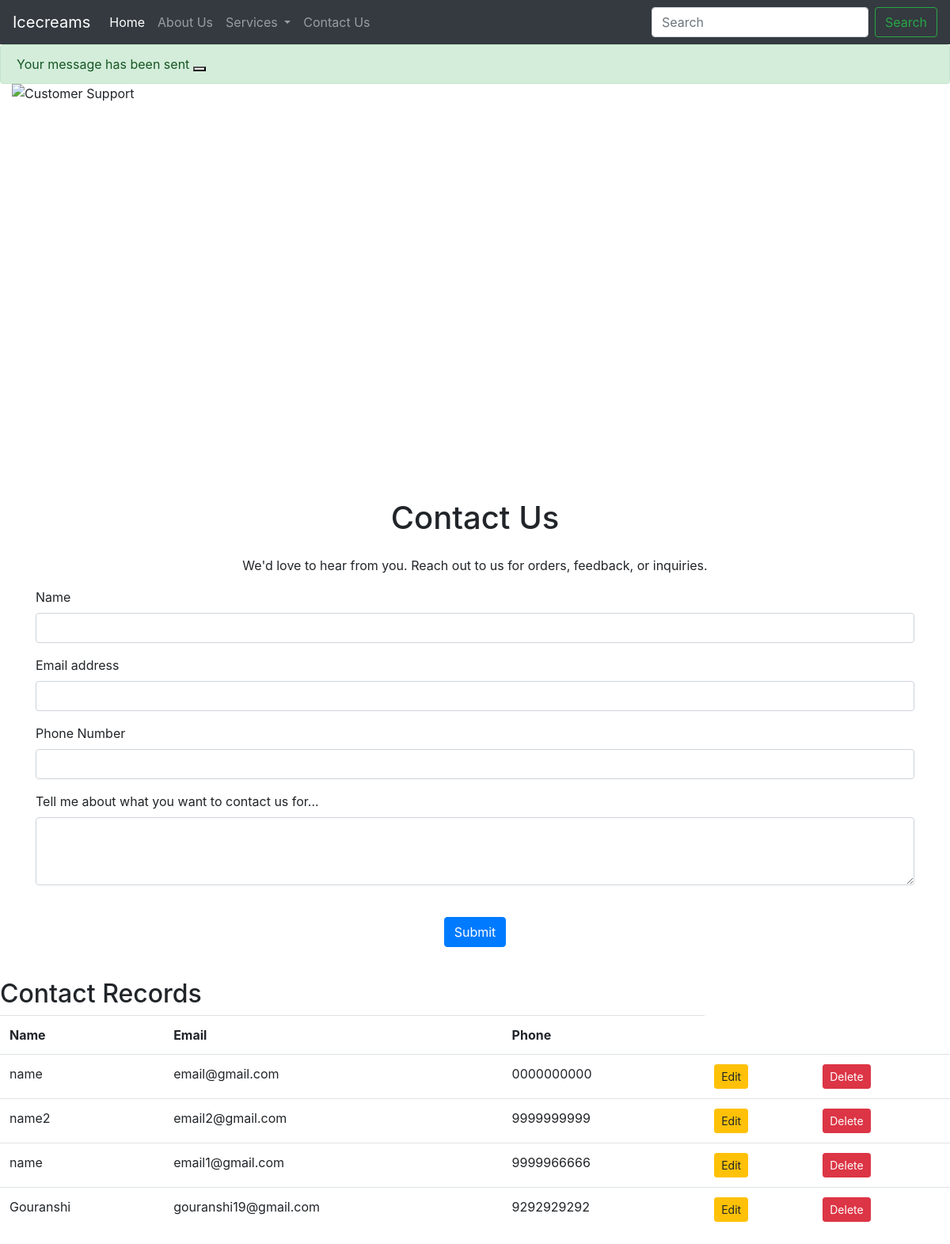
Before: /contact with the older database file.
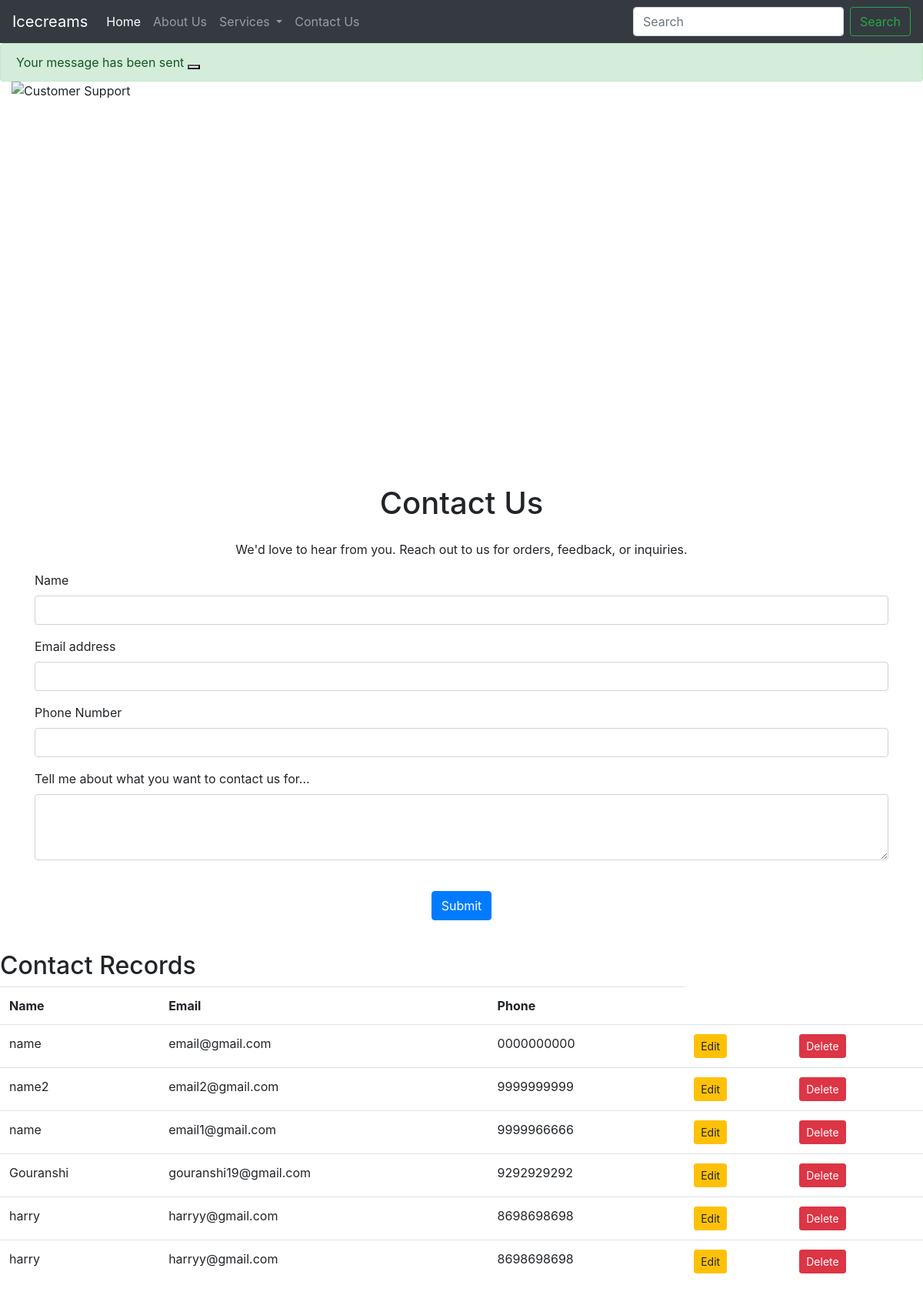
After: the same page with the newer database file.
### home/models.py (models this page shows, shortened)
class Contact(models.Model):
    name = models.CharField(max_length=122)
    email = models.CharField(max_length=122)
    phone = models.CharField(max_length=12)
    desc = models.TextField()
    date = models.DateField()

### home/views.py (the view, shortened to what this page needs)
# urls.py: path("contact", views.contact, name='contact'),
def contact(request):
    all_contacts = Contact.objects.all()
    messages.success(request, "Your message has been sent")
    return render(request, 'contact.html', {'contacts': all_contacts})

### templates/contact.html (shortened to what this page needs)
{% extends "base.html" %}
{% block body %}
<div class="container-fluid">
    <img src="https://images.unsplash.com/photo-1556740749-887f6717d7e4?auto=format&fit=crop&w=1600&q=80"
        class="d-block w-100" style="height:500px; object-fit:cover;" alt="Customer Support">
    <h1 class="text-center my-4">Contact Us</h1>
    <p class="text-center">
        We'd love to hear from you. Reach out to us for orders, feedback, or inquiries.
    </p>
</div>
<form method="post" action="/contact">
<div class="container">
    <div class="form-group">
        <label for="name">Name</label>
        <input type="text" class="form-control" id="name" name="name">
    </div>
    <div class="form-group">
        <label for="email">Email address</label>
        <input type="email" class="form-control" id="email" name="email">
    </div>
    <div class="form-group">
        <label for="phone">Phone Number</label>
        <input type="phone" class="form-control" id="phone" name="phone">
    </div>
    <div class="form-group">
        <label for="desc">Tell me about what you want to contact us for...</label>
        <textarea class="form-control" id="desc" name="desc" rows="3"></textarea>
    </div>
<p class="text-center"> <button class="btn btn-primary my-4">Submit</button> </p>
</div>
</form>
<h2>Contact Records</h2>
<table class="table">
    <tr>
        <th>Name</th>
        <th>Email</th>
        <th>Phone</th>
    </tr>
    {% for contact in contacts %}
    <tr>
        <td>{{ contact.name }}</td>
        <td>{{ contact.email }}</td>
        <td>{{ contact.phone }}</td>
        <td><a href="/update/{{contact.id}}" class="btn btn-sm btn-warning">Edit</a></td>
        <td>
        <a href="/delete/{{contact.id}}" class="btn btn-sm btn-danger">
            Delete
        </a>
        </td>
    </tr>
    {% endfor %}
</table>
{% endblock body %}

### templates/base.html (shortened to what this page needs)
<!doctype html>
<html lang="en">
<head>
    <link rel="stylesheet"
    href="https://stackpath.bootstrapcdn.com/bootstrap/4.5.2/css/bootstrap.min.css">
</head>
<body>
<nav class="navbar navbar-expand-lg navbar-dark bg-dark">
    <a class="navbar-brand" href="#"> Icecreams</a>
    <div class="collapse navbar-collapse" id="navbarSupportedContent">
        <ul class="navbar-nav mr-auto">
            <li class="nav-item active">
                <a class="nav-link" href="/">
                    Home <span class="sr-only">(current)</span>
                </a>
            </li>
            <li class="nav-item">
                <a class="nav-link" href="/about">About Us</a>
            </li>
            <li class="nav-item dropdown">
                <a class="nav-link dropdown-toggle"
                   href="/services"
                   id="navbarDropdown"
                   role="button"
                   data-toggle="dropdown">
                    Services
                </a>
            </li>
            <li class="nav-item">
                <a class="nav-link" href="/contact">Contact Us</a>
            </li>
        </ul>
        <form class="form-inline my-2 my-lg-0">
            <input class="form-control mr-sm-2"
                   type="search"
                   placeholder="Search">
            <button class="btn btn-outline-success my-2 my-sm-0"
                    type="submit">
                Search
            </button>
        </form>
    </div>
</nav>
{% if messages %}
{% for message in messages %}
<div class="alert alert-{{ message.tags }} alert-dismissible fade show my-0" role="alert">
  {{ message }}
  <button type="button" class="btn-close" data-dismiss="alert" aria-label="Close"></button>
</div>
{% endfor %}
{% endif %}
{% block body %}
{% endblock body%}
</body>
</html>

Changed rows visible on the page:
added Contact: name "harry", email "harryy@gmail.com", phone "8698698698"
added Contact: name "harry", email "harryy@gmail.com", phone "8698698698"
